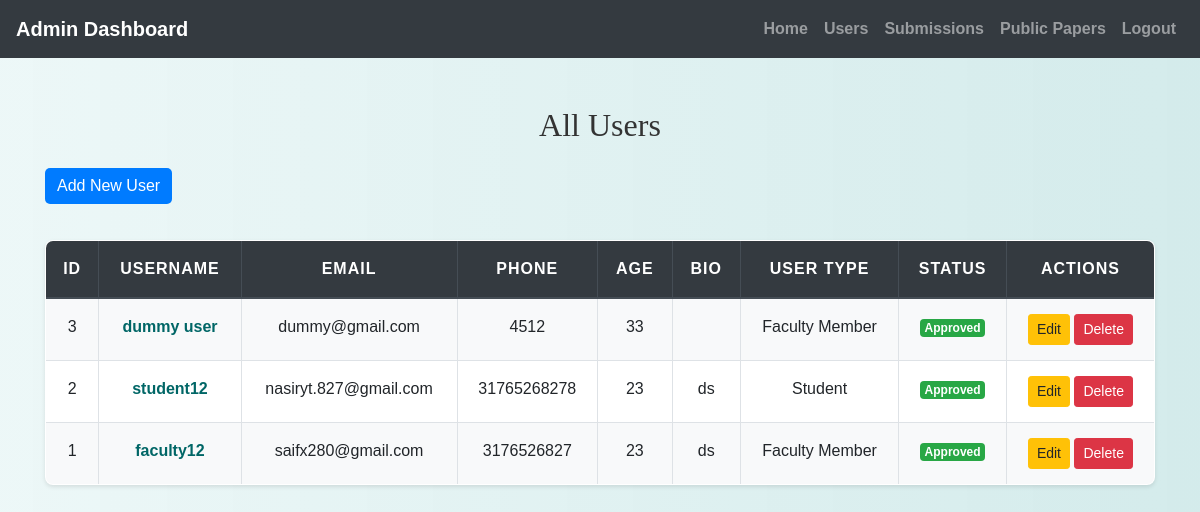
Before: /admin/view_users.php (signed in) with the older database file.
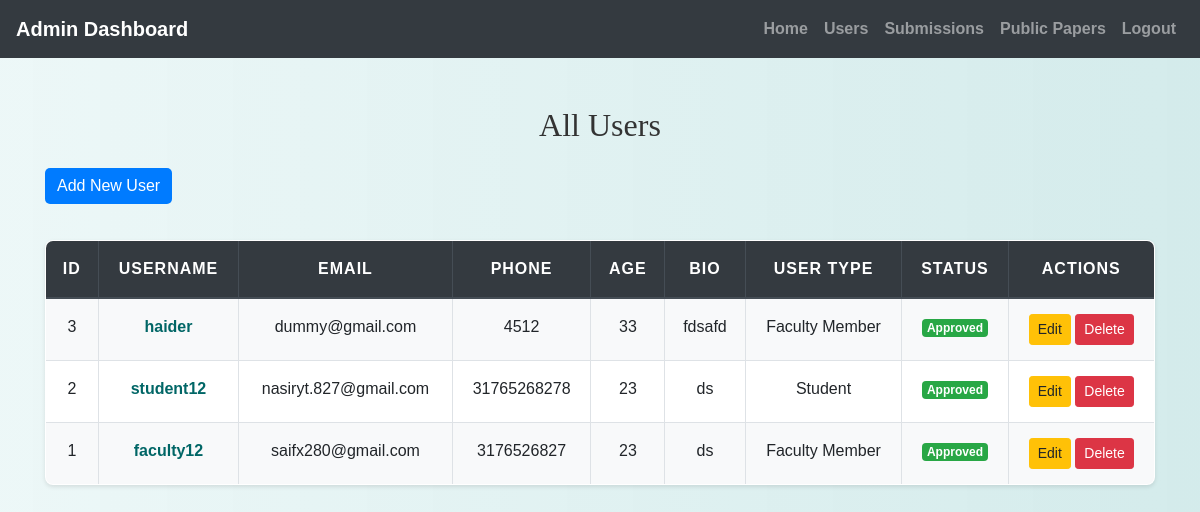
After: the same page with the newer database file.
### tables this page shows
CREATE TABLE `users` (
  `id` int(11) NOT NULL,
  `username` varchar(50) NOT NULL,
  `password` varchar(255) NOT NULL,
  `email` varchar(100) NOT NULL,
  `phone` varchar(20) NOT NULL,
  `age` int(11) DEFAULT NULL,
  `bio` text DEFAULT NULL,
  `user_type` varchar(50) DEFAULT NULL,
  `profile_picture` varchar(255) DEFAULT NULL,
  `status` enum('pending','approved','rejected') DEFAULT 'pending',
  `full_name` varchar(100) NOT NULL,
  `affiliation` varchar(150) NOT NULL,
  `expertise` text NOT NULL,
  `publications` int(11) NOT NULL DEFAULT 0
);

### admin/view_users.php (the view, shortened to what this page needs)
<?php
include('config.php');
$result = mysqli_query($conn, "SELECT * FROM users ORDER BY id DESC");
?>
<!DOCTYPE html>
<html>
<head>
    <link rel="stylesheet" href="https://maxcdn.bootstrapcdn.com/bootstrap/4.5.2/css/bootstrap.min.css">
    <link rel="stylesheet" href="../css/style.css">
</head>
<body>
<?php include('admin_navbar.php'); ?>
<div class="container mt-5">
    <h2 class="mb-4">All Users</h2>
    <a href="add_user.php" class="btn btn-primary mb-3">Add New User</a>
    <table class="table table-bordered table-striped table-responsive-sm">
        <thead class="thead-dark">
            <tr>
                <th>ID</th>
                <th>Username</th>
                <th>Email</th>
                <th>Phone</th>
                <th>Age</th>
                <th>Bio</th>
                <th>User Type</th>
                <th>Status</th>
                <th>Actions</th>
            </tr>
        </thead>
        <tbody>
        <?php while($row = mysqli_fetch_assoc($result)): ?>
            <tr>
                <td><?= $row['id'] ?></td>
                <td>
    <a href="view_details.php?id=<?= $row['id'] ?>">
        <?= htmlspecialchars($row['username']) ?>
    </a>
</td>
                <td><?= htmlspecialchars($row['email']) ?></td>
                <td><?= htmlspecialchars($row['phone']) ?></td>
                <td><?= htmlspecialchars($row['age']) ?></td>
                <td><?= htmlspecialchars($row['bio']) ?></td>
                <td><?= htmlspecialchars($row['user_type']) ?></td>
                <td>
                    <span class="badge badge-<?=
                        $row['status'] === 'approved' ? 'success' :
                        ($row['status'] === 'rejected' ? 'danger' : 'secondary')
                    ?>">
                        <?= ucfirst($row['status']) ?>
                    </span>
                </td>
                <td>
                    <a href="edit_user.php?id=<?= $row['id'] ?>" class="btn btn-sm btn-warning">Edit</a>
                    <a href="?delete=<?= $row['id'] ?>" onclick="return confirm('Delete user?')" class="btn btn-sm btn-danger">Delete</a>
                </td>
            </tr>
        <?php endwhile; ?>
        </tbody>
    </table>
</div>
</body>
</html>

### admin/admin_navbar.php (shortened to what this page needs)
<nav class="navbar navbar-expand-lg navbar-dark bg-dark">
  <a class="navbar-brand" href="admin_home.php">Admin Dashboard</a>
  <div class="collapse navbar-collapse" id="navbarNav">
    <ul class="navbar-nav ml-auto">
      <li class="nav-item ">
        <a class="nav-link" href="admin_home.php">Home</a>
      </li>
      <li class="nav-item ">
        <a class="nav-link" href="view_users.php">Users</a>
      </li>
      <li class="nav-item ">
        <a class="nav-link" href="admin_view_submissions.php">Submissions</a>
      </li>
      <li class="nav-item ">
        <a class="nav-link" href="public_submissions.php">Public Papers</a>
      </li>
      <li class="nav-item">
        <a class="nav-link" href="logout.php">Logout</a>
      </li>
    </ul>
  </div>
</nav>

### css/style.css (style rules this page uses)
body { background: linear-gradient(90deg, rgba(233, 246, 246, 0.831), rgba(207, 233, 233, 0.9)); font-family: 'Arial', sans-serif; color: #333; line-height: 1.6; }
h1, h2, h3, h4 { text-align: center; margin-top: 30px; margin-bottom: 30px; font-family: 'Georgia', serif; }
.container { margin-bottom: 40px; }
.table { width: 100%; border-collapse: collapse; margin-top: 20px; font-size: 16px; background-color: #ffffff; border-radius: 8px; overflow: hidden; box-shadow: 0 2px 4px rgba(0, 0, 0, 0.1); }
.table th, .table td { padding: 15px; border: 1px solid #dee2e6; text-align: center; }
.table thead th { background-color: #004d4d; color: white; font-weight: bold; text-transform: uppercase; letter-spacing: 1px; }
.table tbody tr:nth-child(odd) { background-color: #f8f9fa; }
.btn-primary { color: #fff; border: none; border-radius: 5px; cursor: pointer; transition: background-color 0.3s ease; }
a { color: #006666; text-decoration: none; font-weight: bold; }

Changed rows visible on the page:
changed users "dummy@gmail.com": username "dummy user" → "haider"; bio (not shown) → "fdsafd"
